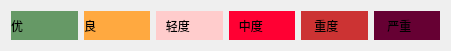
    <widget class="QWidget" name="widget_3" native="true">
     <property name="geometry">
      <rect>
       <x>350</x>
       <y>240</y>
       <width>451</width>
       <height>51</height>
      </rect>
     </property>
     <layout class="QGridLayout" name="gridLayout">
      <item row="0" column="3">
       <widget class="QLabel" name="lb_Aqi3">
        <property name="styleSheet">
         <string notr="true">QLabel#lb_Aqi3
{
background-color:#FF0033;
}</string>
        </property>
        <property name="text">
         <string>   中度</string>
        </property>
       </widget>
      </item>
      <item row="0" column="4">
       <widget class="QLabel" name="lb_Aqi4">
        <property name="styleSheet">
         <string notr="true">QLabel#lb_Aqi4
{
background-color:#CC3333
}</string>
        </property>
        <property name="text">
         <string>    重度</string>
        </property>
       </widget>
      </item>
      <item row="0" column="2">
       <widget class="QLabel" name="lb_Aqi2">
        <property name="styleSheet">
         <string notr="true">QLabel#lb_Aqi2
{
background-color:#FFCCCC;
}</string>
        </property>
        <property name="text">
         <string>   轻度</string>
        </property>
       </widget>
      </item>
      <item row="0" column="1">
       <widget class="QLabel" name="lb_Aqi1">
        <property name="styleSheet">
         <string notr="true">QLabel#lb_Aqi1
{
background-color:#ffa940;
}</string>
        </property>
        <property name="text">
         <string>良</string>
        </property>
       </widget>
      </item>
      <item row="0" column="5">
       <widget class="QLabel" name="lb_Aqi5">
        <property name="styleSheet">
         <string notr="true">QLabel#lb_Aqi5
{
background-color:#660033;
}</string>
        </property>
        <property name="text">
         <string>    严重</string>
        </property>
       </widget>
      </item>
      <item row="0" column="0">
       <widget class="QLabel" name="lb_Aqi0">
        <property name="styleSheet">
         <string notr="true">QLabel#lb_Aqi0
{
background-color:#669966;
}</string>
        </property>
        <property name="text">
         <string>优</string>
        </property>
       </widget>
      </item>
     </layout>
    </widget>
